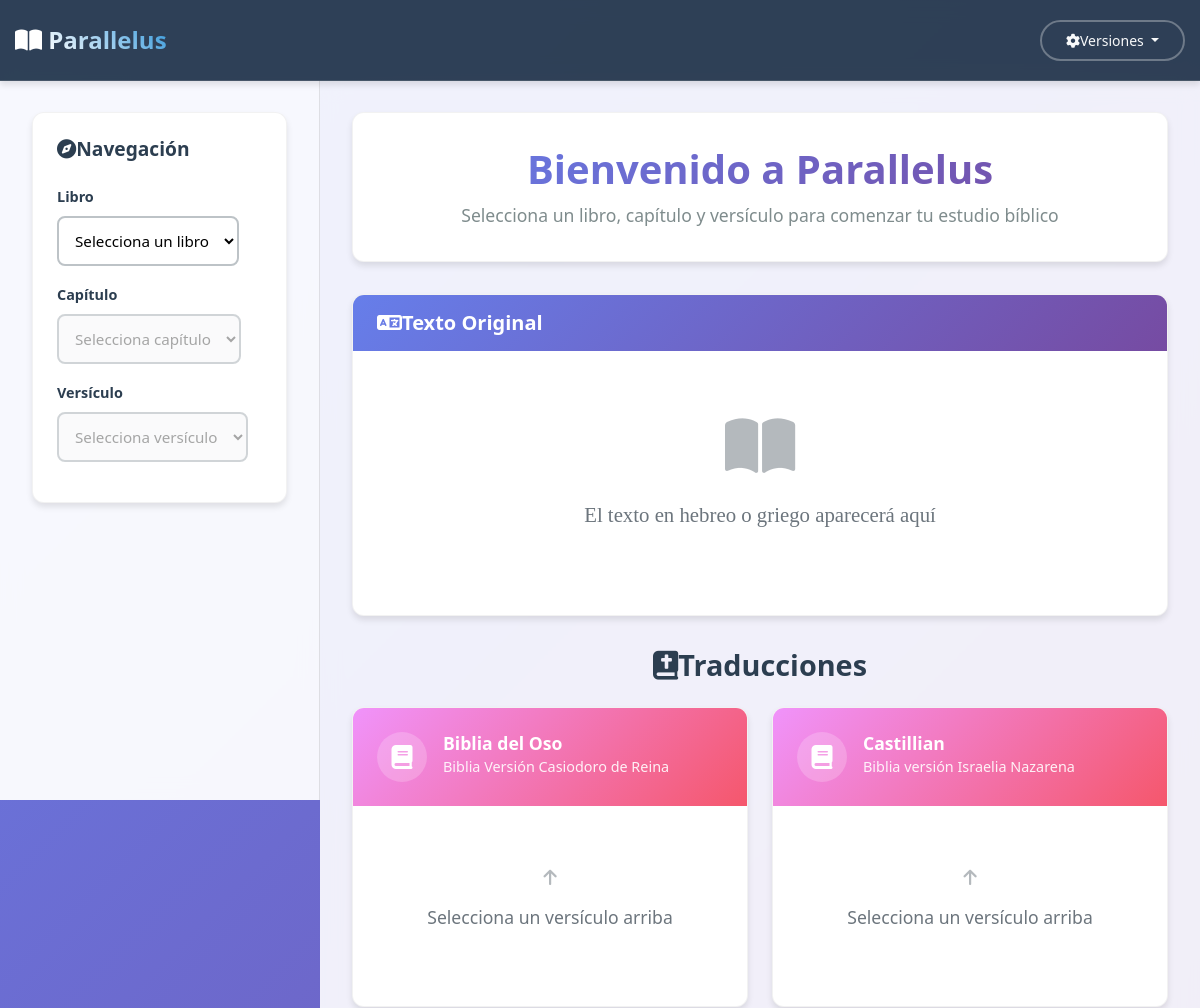
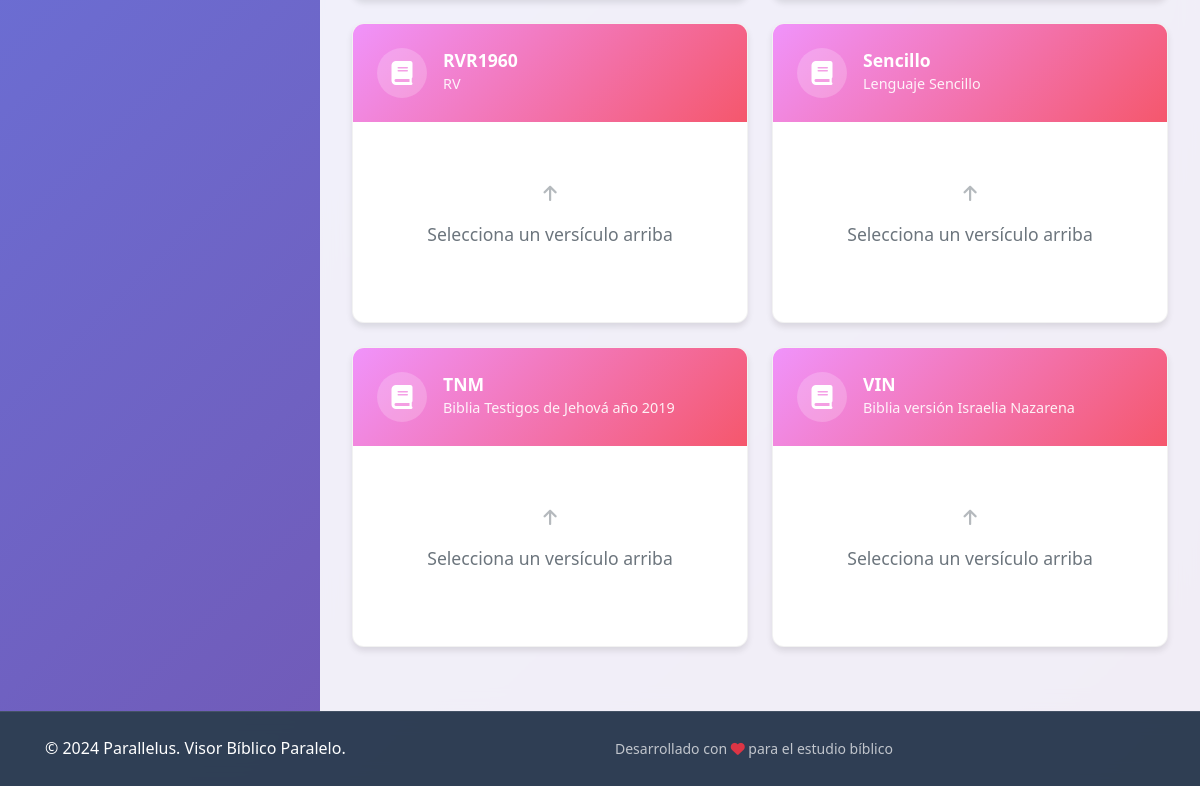
The page / on the database its author committed (2 pictures, top to bottom).
### home/models.py (models this page shows, shortened)
class Bible(models.Model):
    name = models.CharField(
        max_length=50,
        help_text="Nombre interno del archivo"
    )
    label = models.CharField(
        max_length=50,
        blank=True,
        help_text="Nombre para mostrar"
    )
    description = models.CharField(
        max_length=100,
        blank=True,
        help_text="Descripción de la versión"
    )
    file = models.CharField(
        max_length=50,
        help_text="Nombre del archivo .bbli/.bblx"
    )
    visible = models.BooleanField(
        default=True,
        help_text="¿Es visible en la interfaz?"
    )
    activo = models.BooleanField(
        default=False,
        help_text="¿Está activa para mostrar en paralelo?"
    )
    class Meta:
        verbose_name = "Biblia"
        verbose_name_plural = "Biblias"
        ordering = ['label']

### home/views.py (the view)
# urls.py: path('', views.index, name="index"),
def index (request):
    books           = Book.objects.all()
    bibles          = Bible.objects.all()
    bibles_active   = Bible.objects.filter(activo=1)
    colors = ['#145cc9', '#1ac914', '#dc3545']
    return render(request, 'home/index.html', {'books': books, 'n' : range(1,30), 'bibles':bibles, 'bibles_active':bibles_active})

### home/templates/home/index.html (shortened to what this page needs)
<!DOCTYPE html>
<html lang="es">
    <head>
        {% load bootstrap4 %}
        {% bootstrap_css %}
        {% load static %}
        <link href="{% static 'home/custom.css' %}" rel="stylesheet">
        <link href="https://cdnjs.cloudflare.com/ajax/libs/font-awesome/6.0.0/css/all.min.css" rel="stylesheet">
    </head>
    <body>
        <nav class="navbar navbar-expand-lg fixed-top navbar-dark">
            <div class="container-fluid">
                <a class="navbar-brand" href="#">
                    <i class="fas fa-book-open me-2"></i>
                    <span class="brand-text">Parallelus</span>
                </a>
                <div class="navbar-nav ms-auto">
                    <div class="nav-item dropdown">
                        <button class="btn btn-outline-light btn-sm dropdown-toggle" type="button" id="bibleSelector" data-toggle="dropdown" aria-haspopup="true" aria-expanded="false">
                            <i class="fas fa-cog me-1"></i>Versiones
                        </button>
                    </div>
                </div>
            </div>
        </nav>
        <div class="main-container">
            <div class="navigation-panel">
                <div class="navigation-card">
                    <h5 class="card-title">
                        <i class="fas fa-compass me-2"></i>Navegación
                    </h5>
                    <div class="form-group mb-3">
                        <label for="libro" class="form-label">Libro</label>
                        <select class="form-select" id="libro">
                            <option value="">Selecciona un libro</option>
                        </select>
                    </div>
                    <div class="form-group mb-3">
                        <label for="capitulo" class="form-label">Capítulo</label>
                        <select class="form-select" id="capitulo" disabled>
                            <option value="">Selecciona capítulo</option>
                        </select>
                    </div>
                    <div class="form-group mb-3">
                        <label for="versiculo" class="form-label">Versículo</label>
                        <select class="form-select" id="versiculo" disabled>
                            <option value="">Selecciona versículo</option>
                        </select>
                    </div>
                </div>
            </div>
            <div class="content-area">
                <div class="verse-header">
                    <div class="verse-info">
                        <h2 id="verse-title">Bienvenido a Parallelus</h2>
                        <p id="verse-subtitle">Selecciona un libro, capítulo y versículo para comenzar tu estudio bíblico</p>
                    </div>
                </div>
                <div class="interlinear-section">
                    <div class="interlinear-card">
                        <div class="card-header">
                            <h5><i class="fas fa-language me-2"></i>Texto Original</h5>
                        </div>
                        <div class="card-body">
                            <div id="interlineal" class="interlinear-text">
                                <div class="placeholder-text">
                                    <i class="fas fa-book-open fa-3x text-muted mb-3"></i>
                                    <p class="text-muted">El texto en hebreo o griego aparecerá aquí</p>
                                </div>
                            </div>
                        </div>
                    </div>
                </div>
                <div class="bible-versions-section">
                    <h4 class="section-title">
                        <i class="fas fa-bible me-2"></i>Traducciones
                    </h4>
                    <div class="bible-grid">
                        {% for bible in bibles_active %}
                        <div class="bible-card" id="bible-card-{{bible.id}}">
                            <div class="bible-header">
                                <div class="bible-icon">
                                    <i class="fas fa-book"></i>
                                </div>
                                <div class="bible-info">
                                    <h6 class="bible-title">{{ bible.label }}</h6>
                                    <small class="bible-description">{{ bible.description|default:"Traducción bíblica" }}</small>
                                </div>
                            </div>
                            <div class="bible-content">
                                <div class="bible-text" id="bible{{ bible.id }}">
                                    <div class="placeholder-text">
                                        <i class="fas fa-arrow-up text-muted"></i>
                                        <p class="text-muted">Selecciona un versículo arriba</p>
                                    </div>
                                </div>
                            </div>
                        </div>
                        {% endfor %}
                    </div>
                </div>
            </div>
        </div>
        <footer class="footer">
            <div class="container">
                <div class="row">
                    <div class="col-md-6">
                        <p class="mb-0">&copy; 2024 Parallelus. Visor Bíblico Paralelo.</p>
                    </div>
                    <div class="col-md-6 text-end">
                        <small class="text-muted">Desarrollado con <i class="fas fa-heart text-danger"></i> para el estudio bíblico</small>
                    </div>
                </div>
            </div>
        </footer>
    </body>
</html>

### rows shown on the page
Bible: label "Biblia del Oso", description "Biblia Versión Casiodoro de Reina"
Bible: label "Castillian", description "Biblia versión Israelia Nazarena"
Bible: label "RVR1960", description "RV"
Bible: label "Sencillo", description "Lenguaje Sencillo"
Bible: label "TNM", description "Biblia Testigos de Jehová año 2019"
Bible: label "VIN", description "Biblia versión Israelia Nazarena"
